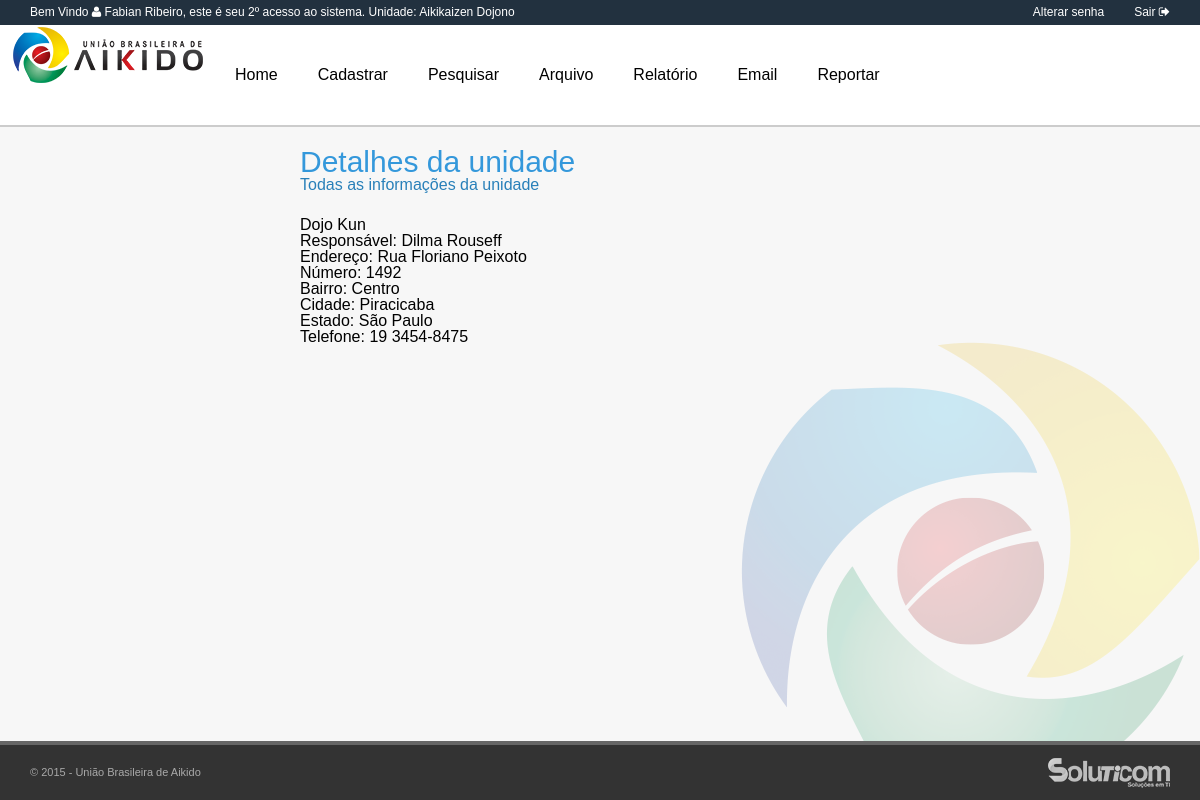
Page /detalheUnidade.php?codigo=6 (signed in) on the committed database.
### tables this page shows
CREATE TABLE IF NOT EXISTS `usuario` (
  `usuarioId` int(11) NOT NULL,
  `escolaId` int(10) DEFAULT NULL,
  `usuarioLogin` varchar(100) DEFAULT NULL,
  `senha` varchar(100) DEFAULT NULL,
  `usuarioNome` varchar(100) DEFAULT NULL,
  `nivelId` int(10) DEFAULT NULL,
  `dataCadastro` date DEFAULT NULL,
  `statusUsuario` tinyint(1) NOT NULL DEFAULT '1',
  `qtdAcesso` int(11) DEFAULT '0',
  `resetaSenha` tinyint(1) DEFAULT '0'
);

CREATE TABLE IF NOT EXISTS `escola` (
  `escolaId` int(10) NOT NULL,
  `responsavelEscola` varchar(200) DEFAULT NULL,
  `estadoID` int(10) DEFAULT NULL,
  `nomeEscola` varchar(100) DEFAULT NULL,
  `enderecoEscola` varchar(100) DEFAULT NULL,
  `numeroEscola` varchar(10) DEFAULT NULL,
  `bairroEscola` varchar(100) DEFAULT NULL,
  `cidadeEscola` varchar(100) DEFAULT NULL,
  `telefoneEscola` varchar(30) DEFAULT NULL,
  `statusEscola` int(2) DEFAULT '1'
);

CREATE TABLE IF NOT EXISTS `estados` (
  `estadoID` tinyint(3) unsigned NOT NULL,
  `nome` char(20) DEFAULT '0',
  `sigla` char(2) DEFAULT NULL
);

### detalheUnidade.php (the view, shortened to what this page needs)
<?php require_once("validacao.php"); ?>
<?php
   if (isset($_GET["codigo"]) ) {
    $escolaId = $_GET["codigo"];
    } else {
    Header("Location: listaUnidade.php");
         }
    $consulta = "SELECT escolaId, responsavelEscola, nomeEscola, enderecoEscola, numeroEscola, bairroEscola, cidadeEscola, telefoneEscola FROM escola WHERE escolaId = {$escolaId} ";
    $detalhe = mysqli_query($conecta, $consulta);
        if ( !$detalhe ) {
            die("Falha no banco");
        } else {
            $dados_detalhe 			= mysqli_fetch_assoc($detalhe);
            $escolaId        	    = $dados_detalhe["escolaId"];
            $responsavelEscola  	= $dados_detalhe["responsavelEscola"];
			$nomeEscola	    	    = $dados_detalhe["nomeEscola"];
            $enderecoEscola         = $dados_detalhe["enderecoEscola"];
		    $numeroEscola	     	= $dados_detalhe["numeroEscola"];
			$bairroEscola			= $dados_detalhe["bairroEscola"];
			$cidadeEscola   		= $dados_detalhe["cidadeEscola"];
			$telefoneEscola     	= $dados_detalhe["telefoneEscola"];
        }
    $select = "SELECT nomeEscola, nome FROM escola s INNER JOIN estados e ON s.estadoID = e.estadoID WHERE escolaId = {$escolaId} ";
    $lista_estados = mysqli_query($conecta, $select);
	if ( !$lista_estados ) {
            die("Falha no banco");
        } else {
            $dados_estados = mysqli_fetch_assoc($lista_estados);
            $estadoID   = $dados_estados["nome"];
        }
?>
<!doctype html>
<html>
    <head>
    </head>
 <body>
    <main>
           <div class="centralizar">
           <div class="subtitulo"><h1>Detalhes da unidade</h1><h4>Todas as informações da unidade</h4> </div>
<ul>
  <li><h2><?php echo utf8_encode($nomeEscola) ?></h2></li>
  <li><b>Responsável: </b><?php echo utf8_encode($responsavelEscola) ?></li>
  <li><b>Endereço: </b><?php echo utf8_encode($enderecoEscola) ?></li>
  <li><b>Número: </b><?php echo $numeroEscola ?></li>
  <li><b>Bairro: </b><?php echo utf8_encode($bairroEscola) ?></li>
  <li><b>Cidade: </b><?php echo utf8_encode($cidadeEscola) ?></li>
  <li><b>Estado: </b><?php echo utf8_encode($estadoID) ?></li>
  <li><b>Telefone: </b><?php echo $telefoneEscola ?></li>
</ul>
 		</div>
   	</main>
 </body>
</html>

### mAdmin.php (shortened to what this page needs)
        <?php
            if ( isset($_SESSION["IDUSER"]) )  {
                $user = $_SESSION["IDUSER"];
                $saudacao = "SELECT usuarioNome, usuarioId, qtdAcesso, u.escolaId, nomeEscola, nivelId ";
                $saudacao .= "FROM usuario u INNER JOIN escola e ON u.escolaId = e.escolaId ";
                $saudacao .= "WHERE usuarioId = {$user} ";
                $saudacao_login = mysqli_query($conecta, $saudacao);
            $saudacao_login = mysqli_fetch_assoc($saudacao_login);
			$apelido = $saudacao_login["usuarioNome"];
			$qtd_ac = $saudacao_login["qtdAcesso"];
			$escolaProf  = $saudacao_login["nomeEscola"];
            }
        ?>
<head>
	<link rel="stylesheet" href="css/reset.css">
	<link rel="stylesheet" href="css/geral.css">
    <link rel="stylesheet" href="css/font-awesome/css/font-awesome.min.css">
	<link rel="stylesheet" href="css/menu.css">
	<link rel="stylesheet" href="css/form.css">
</head>
<body>
    <header>
        <div id="bemvindo">Bem Vindo <i class="fa fa-user"></i> <b><?php echo utf8_encode($apelido) ?></b>, este é seu <b><?php echo $qtd_ac?>º</b> acesso ao sistema. Unidade: <?php echo utf8_encode($escolaProf) ?> </div>
        <div id="sair"><a href="sair.php">Sair <i class="fa fa-sign-out"></i></a></div>
        <div id="sair"><a href="alterarSenha.php">Alterar senha <i class="icon-lock"></i></a></div>
    </header>
    <nav>
        <div id="menu">
  		<ul onClick="" class="zetta-menu zm-effect-fade zm-full-width" style="height:100px;">
         		<img src="assets/imagens/logo.png" alt="logo" style="float: left;">
        <li style="height:100px;">
      		<a href="main.php" style="line-height:100px;">Home</a>
   		</li>
   		<li style="height:100px; ">
      		<a style="line-height:100px;">Cadastrar</a>
   		</li>
   		<li style="height:100px;">
            <a style="line-height:100px;">Pesquisar</a>
   		</li>
        <li style="height:100px;">
            <a style="line-height:100px;">Arquivo</a>
   		</li>
        <li style="height:100px;">
            <a style="line-height:100px;">Relatório</a>
   		</li>
		    <li style="height:100px;">
            <a style="line-height:100px;">Email</a>
   		</li>
        <li style="height:100px;">
            <a style="line-height:100px;">Reportar</a>
   		</li>
		</ul>
        </div>
    </nav>
    <footer>
        <div id="direitos">© 2015 - União Brasileira de Aikido</div>
        <div id="soluticom"><a href="http://www.soluticom.com.br" target="_blank"><img src="assets/imagens/soluticom.png" alt="soluticom"></a></div>
    </footer>
</body>

### css/geral.css (style rules this page uses)
body { margin: 0 0 auto; background-color: #f7f7f7; width: 100%; height: 100%; font-family: 'Open Sans', sans-serif; text-decoration:none; overflow: auto; background-image: url(../assets/imagens/fundo.png); background-repeat: no-repeat; background-position: right bottom, left top; background-attachment: fixed; }
h1 { font-size: 30px; color: #3498db; }
h4 { font-size: 16px; color: #2980b9; }
header { width: 100%; height: 25px; line-height: 25px; background-color: #22313F; position: fixed; top: 0px; color: #FFF; z-index: 10; font-size: 12px; }
nav { width: 100%; height: 100px; position: fixed; background-color: #67809F; border-bottom-width: 2px; border-bottom-style: solid; border-bottom-color: #cccccc; line-height: 100px; top: 25px; z-index: 10; }
#menu { height: 100px; }
main { z-index: 1; width: 100%; min-width: 1007px; height: auto; top: 127px; position: absolute; margin-bottom: 80px; display: table; }
footer { font-size: 11px; width: 100%; height: 55px; line-height: 55px; background-color: #333333; border-top-color: #666666; border-top-width: 4px; border-top-style: solid; position: fixed; bottom: 0px; z-index: 10; color: darkgray; }
#bemvindo { float: left; margin-left: 30px; }
#sair { float: right; margin-right: 30px; }
#sair a:link, #sair a:visited { text-decoration:none; color: #FFF; }
#direitos { float: left; margin-left: 30px; }
#soluticom { height: 55px; padding-top: 13px; float: right; margin-right: 30px; }
.centralizar { margin: 20px auto; width: 50%; display: table; }
.subtitulo { width: 300px; height: 60px; margin-bottom: 10px; }

### css/menu.css (style rules this page uses)
.zetta-menu { background-color: #FFF; padding: 0; margin: 0; display: inline-block; position: relative; }
.zetta-menu:before, .zetta-menu ul, .zetta-menu li, .zetta-menu div, .zetta-menu a, .zetta-menu label, .zetta-menu input, .zetta-menu textarea { -webkit-box-sizing: border-box; -moz-box-sizing: border-box; box-sizing: border-box; margin: 0; padding: 0; outline: none; border: 0; list-style: none; }
.zetta-menu a { cursor: pointer; }
.zetta-menu.zm-full-width { display: block; }
.zetta-menu, .zetta-menu a, .zetta-menu a:visited { color: #000; }
.zetta-menu > li { display: block; vertical-align: top; float: left; height: 60px; }
.zetta-menu > li > a { font-weight: normal; padding: 0 20px; line-height: 60px; }
.zetta-menu li { position: relative; cursor: default; }
.zetta-menu li > a { text-decoration: none; display: block; }
.zetta-menu:after { content: ''; display: block; clear: both; }

### css/form.css (style rules this page uses)
body, input, select, textarea, button { font-family: sans-serif; font-size: 1em; }

### rows in the picture
usuario: usuarioNome "Fabian Ribeiro", qtdAcesso "2", escolaId.nomeEscola "Aikikaizen Dojono"
escola: nomeEscola "Dojo Kun", responsavelEscola "Dilma Rouseff", enderecoEscola "Rua Floriano Peixoto", numeroEscola "1492", bairroEscola "Centro", cidadeEscola "Piracicaba", estadoID.nome "São Paulo", telefoneEscola "19 3454-8475"
